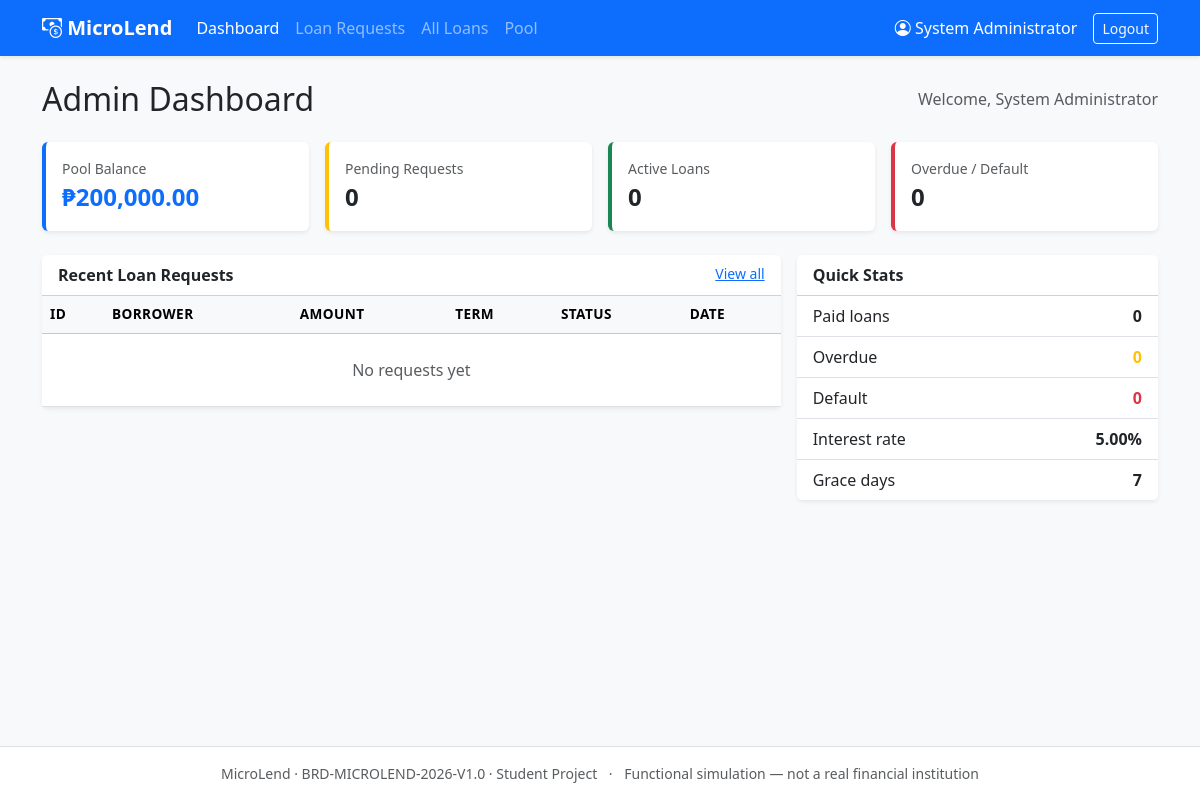
Page /admin/dashboard.php (signed in) on the committed database.
### tables this page shows
CREATE TABLE pool (
    id          TINYINT UNSIGNED PRIMARY KEY DEFAULT 1,
    balance     DECIMAL(14,2) NOT NULL DEFAULT 0.00,
    updated_at  TIMESTAMP DEFAULT CURRENT_TIMESTAMP ON UPDATE CURRENT_TIMESTAMP
);

CREATE TABLE settings (
    setting_key   VARCHAR(50) PRIMARY KEY,
    setting_value VARCHAR(255) NOT NULL,
    updated_at    TIMESTAMP DEFAULT CURRENT_TIMESTAMP ON UPDATE CURRENT_TIMESTAMP
);

### includes/auth.php (called while the page is built, shortened)
<?php
function isLoggedIn(): bool
{
    return isset($_SESSION['user_id']);
}
function currentUserRole(): string
{
    return $_SESSION['role'] ?? '';
}

### includes/functions.php (called while the page is built, shortened)
<?php
function getSetting(string $key, $default = null)
{
    $pdo = getPDO();
    $stmt = $pdo->prepare('SELECT setting_value FROM settings WHERE setting_key = ?');
    $stmt->execute([$key]);
    $row = $stmt->fetch();
    return $row ? $row['setting_value'] : $default;
}
function getPoolBalance(): float
{
    $pdo = getPDO();
    $stmt = $pdo->query('SELECT balance FROM pool WHERE id = 1');
    $row = $stmt->fetch();
    return $row ? (float)$row['balance'] : 0.0;
}
function money(float $amount): string
{
    return '₱' . number_format($amount, 2);
}

### admin/dashboard.php (the view, shortened to what this page needs)
<?php
require_once __DIR__ . '/../includes/auth.php';
require_once __DIR__ . '/../includes/functions.php';
$pdo = getPDO();
$poolBalance = getPoolBalance();
$stmt = $pdo->query("SELECT COUNT(*) FROM loan_requests WHERE status = 'pending'");
$pendingCount = (int)$stmt->fetchColumn();
$stmt = $pdo->query("SELECT COUNT(*) FROM loans WHERE status = 'active'");
$activeLoans = (int)$stmt->fetchColumn();
$stmt = $pdo->query("SELECT COUNT(*) FROM loans WHERE status = 'overdue'");
$overdueLoans = (int)$stmt->fetchColumn();
$stmt = $pdo->query("SELECT COUNT(*) FROM loans WHERE status = 'defaulted'");
$defaultLoans = (int)$stmt->fetchColumn();
$stmt = $pdo->query("SELECT COUNT(*) FROM loans WHERE status = 'paid'");
$paidLoans = (int)$stmt->fetchColumn();
$recentRequests = $pdo->query("
    SELECT r.*, u.full_name
    FROM loan_requests r
    JOIN users u ON u.id = r.user_id
    ORDER BY r.created_at DESC LIMIT 5
")->fetchAll();
require_once __DIR__ . '/../includes/header.php';
?>
<div class="d-flex justify-content-between align-items-center mb-4">
    <h2 class="mb-0">Admin Dashboard</h2>
    <span class="text-muted">Welcome, <?= htmlspecialchars($_SESSION['full_name']) ?></span>
</div>
<div class="row g-3 mb-4">
    <div class="col-md-3">
        <div class="card stat-card">
            <div class="card-body">
                <div class="text-muted small">Pool Balance</div>
                <div class="fs-4 fw-bold text-primary"><?= money($poolBalance) ?></div>
            </div>
        </div>
    </div>
    <div class="col-md-3">
        <div class="card stat-card warning">
            <div class="card-body">
                <div class="text-muted small">Pending Requests</div>
                <div class="fs-4 fw-bold"><?= $pendingCount ?></div>
            </div>
        </div>
    </div>
    <div class="col-md-3">
        <div class="card stat-card success">
            <div class="card-body">
                <div class="text-muted small">Active Loans</div>
                <div class="fs-4 fw-bold"><?= $activeLoans ?></div>
            </div>
        </div>
    </div>
    <div class="col-md-3">
        <div class="card stat-card danger">
            <div class="card-body">
                <div class="text-muted small">Overdue / Default</div>
                <div class="fs-4 fw-bold"><?= $overdueLoans + $defaultLoans ?></div>
            </div>
        </div>
    </div>
</div>
<div class="row g-3">
    <div class="col-lg-8">
        <div class="card">
            <div class="card-header bg-white d-flex justify-content-between">
                <strong>Recent Loan Requests</strong>
                <a href="/loan-app/admin/requests.php" class="small">View all</a>
            </div>
            <div class="card-body p-0">
                <div class="table-responsive">
                    <table class="table table-hover mb-0">
                        <thead class="table-light">
                            <tr>
                                <th>ID</th>
                                <th>Borrower</th>
                                <th>Amount</th>
                                <th>Term</th>
                                <th>Status</th>
                                <th>Date</th>
                            </tr>
                        </thead>
                        <tbody>
                        <?php if (empty($recentRequests)): ?>
                            <tr><td colspan="6" class="text-center text-muted py-4">No requests yet</td></tr>
                        <?php else: foreach ($recentRequests as $r): ?>
                            <tr>
                                <td>#<?= $r['id'] ?></td>
                                <td><?= htmlspecialchars($r['full_name']) ?></td>
                                <td><?= money((float)$r['amount']) ?></td>
                                <td><?= $r['term_months'] ?> mo</td>
                                <td>
                                    <?php
                                    $badge = match($r['status']) {
                                        'pending'  => 'bg-warning text-dark',
                                        'approved' => 'bg-success',
                                        'rejected' => 'bg-secondary',
                                        default    => 'bg-light text-dark'
                                    };
                                    ?>
                                    <span class="badge <?= $badge ?>"><?= ucfirst($r['status']) ?></span>
                                </td>
                                <td><?= date('M j, Y', strtotime($r['created_at'])) ?></td>
                            </tr>
                        <?php endforeach; endif; ?>
                        </tbody>
                    </table>
                </div>
            </div>
        </div>
    </div>
    <div class="col-lg-4">
        <div class="card">
            <div class="card-header bg-white"><strong>Quick Stats</strong></div>
            <ul class="list-group list-group-flush">
                <li class="list-group-item d-flex justify-content-between">
                    <span>Paid loans</span>
                    <strong><?= $paidLoans ?></strong>
                </li>
                <li class="list-group-item d-flex justify-content-between">
                    <span>Overdue</span>
                    <strong class="text-warning"><?= $overdueLoans ?></strong>
                </li>
                <li class="list-group-item d-flex justify-content-between">
                    <span>Default</span>
                    <strong class="text-danger"><?= $defaultLoans ?></strong>
                </li>
                <li class="list-group-item d-flex justify-content-between">
                    <span>Interest rate</span>
                    <strong><?= getSetting('interest_rate') ?>%</strong>
                </li>
                <li class="list-group-item d-flex justify-content-between">
                    <span>Grace days</span>
                    <strong><?= getSetting('grace_days') ?></strong>
                </li>
            </ul>
        </div>
    </div>
</div>
<?php require_once __DIR__ . '/../includes/footer.php'; ?>

### includes/header.php (shortened to what this page needs)
<?php
$appName = 'MicroLend';
$currentPage = basename($_SERVER['PHP_SELF']);
?>
<!DOCTYPE html>
<html lang="en">
<head>
    <link href="https://cdn.jsdelivr.net/npm/bootstrap@5.3.3/dist/css/bootstrap.min.css" rel="stylesheet">
    <link href="https://cdn.jsdelivr.net/npm/bootstrap-icons@1.11.3/font/bootstrap-icons.min.css" rel="stylesheet">
    <link href="/loan-app/assets/style.css" rel="stylesheet">
</head>
<body class="bg-light">
<nav class="navbar navbar-expand-lg navbar-dark bg-primary shadow-sm">
    <div class="container">
        <a class="navbar-brand fw-bold" href="<?= isLoggedIn() ? (currentUserRole() === 'admin' ? '/loan-app/admin/dashboard.php' : '/loan-app/borrower/dashboard.php') : '/loan-app/index.php' ?>">
            <i class="bi bi-cash-coin"></i> <?= $appName ?>
        </a>
        <?php if (isLoggedIn()): ?>
        <div class="collapse navbar-collapse" id="navMain">
            <ul class="navbar-nav me-auto">
                <?php if (currentUserRole() === 'admin'): ?>
                    <li class="nav-item"><a class="nav-link <?= $currentPage === 'dashboard.php' ? 'active' : '' ?>" href="/loan-app/admin/dashboard.php">Dashboard</a></li>
                    <li class="nav-item"><a class="nav-link <?= $currentPage === 'requests.php' ? 'active' : '' ?>" href="/loan-app/admin/requests.php">Loan Requests</a></li>
                    <li class="nav-item"><a class="nav-link <?= $currentPage === 'loans.php' ? 'active' : '' ?>" href="/loan-app/admin/loans.php">All Loans</a></li>
                    <li class="nav-item"><a class="nav-link <?= $currentPage === 'pool.php' ? 'active' : '' ?>" href="/loan-app/admin/pool.php">Pool</a></li>
                <?php endif; ?>
            </ul>
            <div class="d-flex align-items-center text-white">
                <span class="me-3"><i class="bi bi-person-circle"></i> <?= htmlspecialchars($_SESSION['full_name'] ?? '') ?></span>
                <a href="/loan-app/logout.php" class="btn btn-outline-light btn-sm">Logout</a>
            </div>
        </div>
        <?php endif; ?>
    </div>
</nav>
<main class="container my-4">

### includes/footer.php (shortened to what this page needs)
</main>
<footer class="bg-white border-top mt-5 py-3">
    <div class="container text-center text-muted small">
        <span>MicroLend · BRD-MICROLEND-2026-V1.0 · Student Project</span>
        <span class="mx-2">·</span>
        <span>Functional simulation — not a real financial institution</span>
    </div>
</footer>
</body>
</html>

### assets/style.css (style rules this page uses)
body { min-height: 100vh; display: flex; flex-direction: column; }
main { flex: 1; }
.card { border: none; box-shadow: 0 0.125rem 0.25rem rgba(0,0,0,.075); }
.stat-card { border-left: 4px solid #0d6efd; }
.stat-card.success { border-left-color: #198754; }
.stat-card.warning { border-left-color: #ffc107; }
.stat-card.danger { border-left-color: #dc3545; }
.table th { font-weight: 600; font-size: 0.85rem; text-transform: uppercase; letter-spacing: 0.03em; }

### rows in the picture
pool: balance "₱200,000.00"
settings: setting_value "5.00"
settings: setting_value "7"

### other values in the picture
$appName "MicroLend"
$_SESSION['full_name'] "System Administrator"
$pendingCount "0"
$activeLoans "0"
$overdueLoans + $defaultLoans "0"
$paidLoans "0"
$overdueLoans "0"
$defaultLoans "0"
